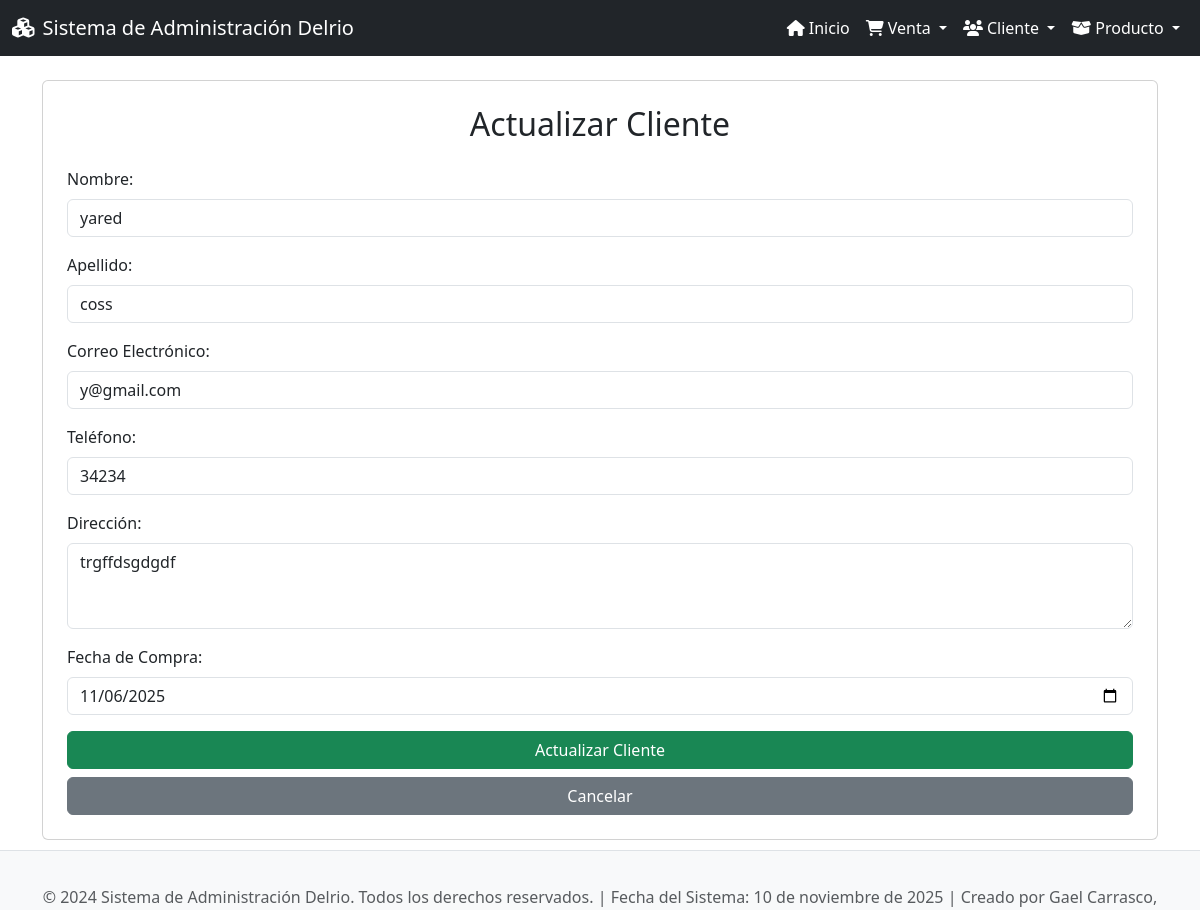
The app's page /clientes/actualizar/2/ with its own data.
### app_Delrio/models.py (models this page shows, shortened)
class Cliente(models.Model):
    nom_clie = models.CharField(max_length=100)
    apellido_clie = models.CharField(max_length=100)
    C_E_clie = models.CharField(max_length=100)  # Correo electrónico
    tel_clie = models.CharField(max_length=20)
    direc_clie = models.TextField()
    fech_compra = models.DateField()

### app_Delrio/views.py (the view)
# urls.py: path('clientes/actualizar/<int:cliente_id>/', views.actualizar_cliente, name='actualizar_cliente'),
def actualizar_cliente(request, cliente_id):
    cliente = get_object_or_404(Cliente, id=cliente_id)
    return render(request, 'clientes/actualizar_clientes.html', {'cliente': cliente})

### app_Delrio/templates/clientes/actualizar_clientes.html (shortened to what this page needs)
{% extends 'base.html' %}
{% block content %}
<div class="card p-4">
    <h2 class="card-title text-center mb-4">Actualizar Cliente</h2>
    <form method="POST" action="{% url 'realizar_actualizacion_cliente' cliente.id %}">
        <div class="mb-3">
            <label for="nom_clie" class="form-label">Nombre:</label>
            <input type="text" class="form-control" id="nom_clie" name="nom_clie" value="{{ cliente.nom_clie }}" required>
        </div>
        <div class="mb-3">
            <label for="apellido_clie" class="form-label">Apellido:</label>
            <input type="text" class="form-control" id="apellido_clie" name="apellido_clie" value="{{ cliente.apellido_clie }}" required>
        </div>
        <div class="mb-3">
            <label for="C_E_clie" class="form-label">Correo Electrónico:</label>
            <input type="email" class="form-control" id="C_E_clie" name="C_E_clie" value="{{ cliente.C_E_clie }}" required>
        </div>
        <div class="mb-3">
            <label for="tel_clie" class="form-label">Teléfono:</label>
            <input type="tel" class="form-control" id="tel_clie" name="tel_clie" value="{{ cliente.tel_clie }}" required>
        </div>
        <div class="mb-3">
            <label for="direc_clie" class="form-label">Dirección:</label>
            <textarea class="form-control" id="direc_clie" name="direc_clie" rows="3" required>{{ cliente.direc_clie }}</textarea>
        </div>
        <div class="mb-3">
            <label for="fech_compra" class="form-label">Fecha de Compra:</label>
            <input type="date" class="form-control" id="fech_compra" name="fech_compra" value="{{ cliente.fech_compra|date:'Y-m-d' }}" required>
        </div>
        <div class="d-grid gap-2">
            <button type="submit" class="btn btn-success">Actualizar Cliente</button>
            <a href="{% url 'ver_clientes' %}" class="btn btn-secondary">Cancelar</a>
        </div>
    </form>
</div>
{% endblock %}

### app_Delrio/templates/base.html (style rules this page uses)
body { display: flex; flex-direction: column; min-height: 100vh; }

### records on screen
Cliente: nom_clie "yared", apellido_clie "coss", C_E_clie "y@gmail.com", tel_clie "34234", direc_clie "trgffdsgdgdf", fech_compra "11/06/2025"
